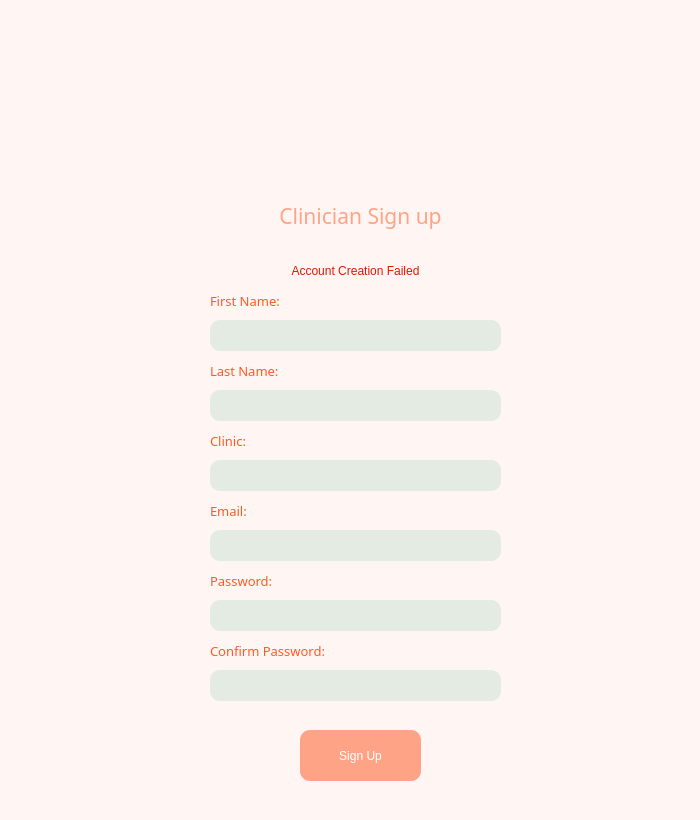
<?xml version="1.0" encoding="UTF-8"?>
<ui version="4.0">
 <class>Dialog</class>
 <widget class="QDialog" name="Dialog">
  <property name="geometry">
   <rect>
    <x>0</x>
    <y>0</y>
    <width>700</width>
    <height>820</height>
   </rect>
  </property>
  <property name="minimumSize">
   <size>
    <width>700</width>
    <height>820</height>
   </size>
  </property>
  <property name="maximumSize">
   <size>
    <width>700</width>
    <height>820</height>
   </size>
  </property>
  <property name="windowTitle">
   <string>Dialog</string>
  </property>
  <property name="styleSheet">
   <string notr="true">background-color: rgb(255, 246, 244);
font: 57 &quot;Montserrat Medium&quot;;
</string>
  </property>
  <widget class="QLabel" name="label">
   <property name="geometry">
    <rect>
     <x>260</x>
     <y>60</y>
     <width>181</width>
     <height>131</height>
    </rect>
   </property>
   <property name="text">
    <string/>
   </property>
   <property name="pixmap">
    <pixmap resource="resource.qrc">:/icons/icons/logo.png</pixmap>
   </property>
   <property name="scaledContents">
    <bool>false</bool>
   </property>
  </widget>
  <widget class="QLabel" name="label_2">
   <property name="geometry">
    <rect>
     <x>180</x>
     <y>180</y>
     <width>361</width>
     <height>71</height>
    </rect>
   </property>
   <property name="font">
    <font>
     <family>Montserrat SemiBold</family>
     <pointsize>16</pointsize>
     <weight>7</weight>
     <italic>false</italic>
     <bold>false</bold>
    </font>
   </property>
   <property name="styleSheet">
    <string notr="true">color: rgb(255, 163, 134);
font: 63 16pt &quot;Montserrat SemiBold&quot;;</string>
   </property>
   <property name="text">
    <string>Clinician Sign up</string>
   </property>
   <property name="alignment">
    <set>Qt::AlignCenter</set>
   </property>
  </widget>
  <widget class="QLabel" name="label_3">
   <property name="geometry">
    <rect>
     <x>210</x>
     <y>570</y>
     <width>121</width>
     <height>21</height>
    </rect>
   </property>
   <property name="font">
    <font>
     <family>Montserrat SemiBold</family>
     <pointsize>10</pointsize>
     <weight>10</weight>
     <italic>false</italic>
     <bold>false</bold>
    </font>
   </property>
   <property name="styleSheet">
    <string notr="true">color: rgb(255, 89, 36);
font: 81 10pt &quot;Montserrat SemiBold&quot;;</string>
   </property>
   <property name="text">
    <string>Password:</string>
   </property>
  </widget>
  <widget class="QLineEdit" name="password">
   <property name="geometry">
    <rect>
     <x>210</x>
     <y>600</y>
     <width>291</width>
     <height>31</height>
    </rect>
   </property>
   <property name="styleSheet">
    <string notr="true">background-color: rgb(228, 235, 227);
border-radius: 10px;
font: 57 9pt &quot;Montserrat Medium&quot;;
font-color: rgb(124, 201, 199);
padding-left: 11px;</string>
   </property>
  </widget>
  <widget class="QLabel" name="label_5">
   <property name="geometry">
    <rect>
     <x>210</x>
     <y>360</y>
     <width>121</width>
     <height>21</height>
    </rect>
   </property>
   <property name="font">
    <font>
     <family>Montserrat SemiBold</family>
     <pointsize>10</pointsize>
     <weight>10</weight>
     <italic>false</italic>
     <bold>false</bold>
    </font>
   </property>
   <property name="styleSheet">
    <string notr="true">color: rgb(255, 89, 36);
font: 81 10pt &quot;Montserrat SemiBold&quot;;</string>
   </property>
   <property name="text">
    <string>Last Name:</string>
   </property>
  </widget>
  <widget class="QLineEdit" name="lastname">
   <property name="geometry">
    <rect>
     <x>210</x>
     <y>390</y>
     <width>291</width>
     <height>31</height>
    </rect>
   </property>
   <property name="styleSheet">
    <string notr="true">background-color: rgb(228, 235, 227);
border-radius: 10px;
font: 57 9pt &quot;Montserrat Medium&quot;;
font-color: rgb(124, 201, 199);
padding-left: 11px;</string>
   </property>
  </widget>
  <widget class="QLineEdit" name="firstname">
   <property name="geometry">
    <rect>
     <x>210</x>
     <y>320</y>
     <width>291</width>
     <height>31</height>
    </rect>
   </property>
   <property name="styleSheet">
    <string notr="true">background-color: rgb(228, 235, 227);
border-radius: 10px;
font: 57 9pt &quot;Montserrat Medium&quot;;
font-color: rgb(124, 201, 199);
padding-left: 11px;</string>
   </property>
  </widget>
  <widget class="QLabel" name="label_6">
   <property name="geometry">
    <rect>
     <x>210</x>
     <y>290</y>
     <width>121</width>
     <height>21</height>
    </rect>
   </property>
   <property name="font">
    <font>
     <family>Montserrat SemiBold</family>
     <pointsize>10</pointsize>
     <weight>10</weight>
     <italic>false</italic>
     <bold>false</bold>
    </font>
   </property>
   <property name="styleSheet">
    <string notr="true">color: rgb(255, 89, 36);
font: 81 10pt &quot;Montserrat SemiBold&quot;;</string>
   </property>
   <property name="text">
    <string>First Name:</string>
   </property>
  </widget>
  <widget class="QLabel" name="label_7">
   <property name="geometry">
    <rect>
     <x>210</x>
     <y>500</y>
     <width>121</width>
     <height>21</height>
    </rect>
   </property>
   <property name="font">
    <font>
     <family>Montserrat SemiBold</family>
     <pointsize>10</pointsize>
     <weight>10</weight>
     <italic>false</italic>
     <bold>false</bold>
    </font>
   </property>
   <property name="styleSheet">
    <string notr="true">color: rgb(255, 89, 36);
font: 81 10pt &quot;Montserrat SemiBold&quot;;</string>
   </property>
   <property name="text">
    <string>Email:</string>
   </property>
  </widget>
  <widget class="QLineEdit" name="email">
   <property name="geometry">
    <rect>
     <x>210</x>
     <y>530</y>
     <width>291</width>
     <height>31</height>
    </rect>
   </property>
   <property name="styleSheet">
    <string notr="true">background-color: rgb(228, 235, 227);
border-radius: 10px;
font: 57 9pt &quot;Montserrat Medium&quot;;
font-color: rgb(124, 201, 199);
padding-left: 11px;</string>
   </property>
  </widget>
  <widget class="QLineEdit" name="clinic">
   <property name="geometry">
    <rect>
     <x>210</x>
     <y>460</y>
     <width>291</width>
     <height>31</height>
    </rect>
   </property>
   <property name="styleSheet">
    <string notr="true">background-color: rgb(228, 235, 227);
border-radius: 10px;
font: 57 9pt &quot;Montserrat Medium&quot;;
font-color: rgb(124, 201, 199);
padding-left: 11px;</string>
   </property>
  </widget>
  <widget class="QLabel" name="label_8">
   <property name="geometry">
    <rect>
     <x>210</x>
     <y>430</y>
     <width>161</width>
     <height>21</height>
    </rect>
   </property>
   <property name="font">
    <font>
     <family>Montserrat SemiBold</family>
     <pointsize>10</pointsize>
     <weight>10</weight>
     <italic>false</italic>
     <bold>false</bold>
    </font>
   </property>
   <property name="styleSheet">
    <string notr="true">color: rgb(255, 89, 36);
font: 81 10pt &quot;Montserrat SemiBold&quot;;</string>
   </property>
   <property name="text">
    <string>Clinic:</string>
   </property>
  </widget>
  <widget class="QLineEdit" name="confirmpass">
   <property name="geometry">
    <rect>
     <x>210</x>
     <y>670</y>
     <width>291</width>
     <height>31</height>
    </rect>
   </property>
   <property name="styleSheet">
    <string notr="true">background-color: rgb(228, 235, 227);
border-radius: 10px;
font: 57 9pt &quot;Montserrat Medium&quot;;
font-color: rgb(124, 201, 199);
padding-left: 11px;</string>
   </property>
  </widget>
  <widget class="QLabel" name="label_4">
   <property name="geometry">
    <rect>
     <x>210</x>
     <y>640</y>
     <width>181</width>
     <height>21</height>
    </rect>
   </property>
   <property name="font">
    <font>
     <family>Montserrat SemiBold</family>
     <pointsize>10</pointsize>
     <weight>10</weight>
     <italic>false</italic>
     <bold>false</bold>
    </font>
   </property>
   <property name="styleSheet">
    <string notr="true">color: rgb(255, 89, 36);
font: 81 10pt &quot;Montserrat SemiBold&quot;;</string>
   </property>
   <property name="text">
    <string>Confirm Password:</string>
   </property>
  </widget>
  <widget class="QLabel" name="emailinvalid">
   <property name="geometry">
    <rect>
     <x>210</x>
     <y>260</y>
     <width>291</width>
     <height>21</height>
    </rect>
   </property>
   <property name="styleSheet">
    <string notr="true">font: 57 9pt &quot;Montserrat SemiBold&quot;;
color: rgb(220, 26, 0);</string>
   </property>
   <property name="text">
    <string>Email Already In Use</string>
   </property>
   <property name="alignment">
    <set>Qt::AlignCenter</set>
   </property>
  </widget>
  <widget class="QPushButton" name="signupbutton">
   <property name="geometry">
    <rect>
     <x>300</x>
     <y>730</y>
     <width>121</width>
     <height>51</height>
    </rect>
   </property>
   <property name="styleSheet">
    <string notr="true">background-color: rgb(255, 163, 134);
color: rgb(255, 255, 255);
border-radius: 10px;
font: 57 10pt &quot;Montserrat ExtraBold&quot;;</string>
   </property>
   <property name="text">
    <string>Sign Up</string>
   </property>
  </widget>
  <widget class="QLabel" name="failed">
   <property name="geometry">
    <rect>
     <x>210</x>
     <y>260</y>
     <width>291</width>
     <height>21</height>
    </rect>
   </property>
   <property name="styleSheet">
    <string notr="true">font: 57 9pt &quot;Montserrat SemiBold&quot;;
color: rgb(220, 26, 0);</string>
   </property>
   <property name="text">
    <string>Account Creation Failed</string>
   </property>
   <property name="alignment">
    <set>Qt::AlignCenter</set>
   </property>
  </widget>
  <zorder>password</zorder>
  <zorder>label</zorder>
  <zorder>label_2</zorder>
  <zorder>label_3</zorder>
  <zorder>label_5</zorder>
  <zorder>lastname</zorder>
  <zorder>firstname</zorder>
  <zorder>label_6</zorder>
  <zorder>label_7</zorder>
  <zorder>email</zorder>
  <zorder>clinic</zorder>
  <zorder>label_8</zorder>
  <zorder>confirmpass</zorder>
  <zorder>label_4</zorder>
  <zorder>emailinvalid</zorder>
  <zorder>signupbutton</zorder>
  <zorder>failed</zorder>
 </widget>
 <resources>
  <include location="resource.qrc"/>
 </resources>
 <connections/>
</ui>
